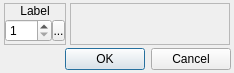
<?xml version="1.0" encoding="UTF-8"?>
<ui version="4.0">
 <class>ConfigureEvent_JumpToLabel</class>
 <widget class="QDialog" name="ConfigureEvent_JumpToLabel">
  <property name="geometry">
   <rect>
    <x>0</x>
    <y>0</y>
    <width>234</width>
    <height>73</height>
   </rect>
  </property>
  <property name="windowTitle">
   <string>Jump To Label</string>
  </property>
  <property name="windowIcon">
   <iconset resource="gui_icons.qrc">
    <normaloff>:/icons/openrpgmaker.png</normaloff>:/icons/openrpgmaker.png</iconset>
  </property>
  <property name="styleSheet">
   <string notr="true">.QFrame
{
	border-width: 1px;
	border-style: solid;
	border-color: palette(window-text);
}

.QFrame&gt;QLabel
{
	border-width: 0px;
	background-color: palette(window-text);
	color: palette(window);
	font-weight: bold;
}

.QFrame&gt;QCheckBox
{
	background-color: palette(window-text);
	border-width: 0px;
	border-style: none;
	color: palette(window);
	spacing: 3px;
	font-weight: bold;
	padding: 0px 0px 0px 3px;
}

.QFrame&gt;QCheckBox::indicator
{
	min-width: 8px;
	max-width: 8px;
	min-height: 8px;
	max-height: 8px;
	width: 8px;
	height: 8px;
	border-width: 2px;
	border-radius: 0px;
	border-style: ridge;
	border-color: palette(mid);
}

.QFrame&gt;QCheckBox::indicator:unchecked
{
	background-color: palette(base);
}

.QFrame&gt;QCheckBox::indicator:checked
{
	background-color: palette(window-text);
}

.QFrame&gt;QCheckBox::indicator:hover
{
	border-color: palette(highlight);
}</string>
  </property>
  <layout class="QVBoxLayout" name="verticalLayout_2">
   <property name="spacing">
    <number>3</number>
   </property>
   <property name="margin">
    <number>3</number>
   </property>
   <item>
    <widget class="QWidget" name="widget_2" native="true">
     <layout class="QHBoxLayout" name="horizontalLayout_2">
      <property name="spacing">
       <number>3</number>
      </property>
      <property name="margin">
       <number>0</number>
      </property>
      <item>
       <widget class="QFrame" name="frame">
        <property name="sizePolicy">
         <sizepolicy hsizetype="Fixed" vsizetype="Preferred">
          <horstretch>0</horstretch>
          <verstretch>0</verstretch>
         </sizepolicy>
        </property>
        <property name="frameShape">
         <enum>QFrame::StyledPanel</enum>
        </property>
        <property name="frameShadow">
         <enum>QFrame::Raised</enum>
        </property>
        <layout class="QVBoxLayout" name="verticalLayout">
         <property name="spacing">
          <number>0</number>
         </property>
         <property name="margin">
          <number>0</number>
         </property>
         <item>
          <widget class="QLabel" name="label">
           <property name="sizePolicy">
            <sizepolicy hsizetype="Preferred" vsizetype="Fixed">
             <horstretch>0</horstretch>
             <verstretch>0</verstretch>
            </sizepolicy>
           </property>
           <property name="text">
            <string>Label</string>
           </property>
           <property name="alignment">
            <set>Qt::AlignCenter</set>
           </property>
          </widget>
         </item>
         <item>
          <widget class="QWidget" name="widget" native="true">
           <layout class="QHBoxLayout" name="horizontalLayout">
            <property name="spacing">
             <number>0</number>
            </property>
            <property name="margin">
             <number>0</number>
            </property>
            <item>
             <widget class="QSpinBox" name="sbLabel">
              <property name="sizePolicy">
               <sizepolicy hsizetype="Preferred" vsizetype="Fixed">
                <horstretch>0</horstretch>
                <verstretch>0</verstretch>
               </sizepolicy>
              </property>
              <property name="accelerated">
               <bool>true</bool>
              </property>
              <property name="minimum">
               <number>1</number>
              </property>
              <property name="maximum">
               <number>100</number>
              </property>
             </widget>
            </item>
            <item>
             <widget class="SpinBoxSideButton" name="bLabelSideButton">
              <property name="minimumSize">
               <size>
                <width>13</width>
                <height>21</height>
               </size>
              </property>
              <property name="maximumSize">
               <size>
                <width>13</width>
                <height>21</height>
               </size>
              </property>
              <property name="text">
               <string>...</string>
              </property>
              <property name="icon">
               <iconset resource="gui_icons.qrc">
                <normaloff>:/icons/spinBoxSideButton.png</normaloff>:/icons/spinBoxSideButton.png</iconset>
              </property>
              <property name="iconSize">
               <size>
                <width>8</width>
                <height>16</height>
               </size>
              </property>
             </widget>
            </item>
           </layout>
          </widget>
         </item>
        </layout>
       </widget>
      </item>
      <item>
       <widget class="QFrame" name="frame_2">
        <property name="minimumSize">
         <size>
          <width>160</width>
          <height>0</height>
         </size>
        </property>
        <property name="maximumSize">
         <size>
          <width>160</width>
          <height>16777215</height>
         </size>
        </property>
        <property name="frameShape">
         <enum>QFrame::StyledPanel</enum>
        </property>
        <property name="frameShadow">
         <enum>QFrame::Raised</enum>
        </property>
       </widget>
      </item>
     </layout>
    </widget>
   </item>
   <item>
    <widget class="QDialogButtonBox" name="buttonBox">
     <property name="orientation">
      <enum>Qt::Horizontal</enum>
     </property>
     <property name="standardButtons">
      <set>QDialogButtonBox::Cancel|QDialogButtonBox::Ok</set>
     </property>
    </widget>
   </item>
  </layout>
 </widget>
 <customwidgets>
  <customwidget>
   <class>SpinBoxSideButton</class>
   <extends>QToolButton</extends>
   <header>spinboxsidebutton.h</header>
  </customwidget>
 </customwidgets>
 <resources>
  <include location="gui_icons.qrc"/>
 </resources>
 <connections>
  <connection>
   <sender>buttonBox</sender>
   <signal>accepted()</signal>
   <receiver>ConfigureEvent_JumpToLabel</receiver>
   <slot>accept()</slot>
   <hints>
    <hint type="sourcelabel">
     <x>248</x>
     <y>254</y>
    </hint>
    <hint type="destinationlabel">
     <x>157</x>
     <y>274</y>
    </hint>
   </hints>
  </connection>
  <connection>
   <sender>buttonBox</sender>
   <signal>rejected()</signal>
   <receiver>ConfigureEvent_JumpToLabel</receiver>
   <slot>reject()</slot>
   <hints>
    <hint type="sourcelabel">
     <x>316</x>
     <y>260</y>
    </hint>
    <hint type="destinationlabel">
     <x>286</x>
     <y>274</y>
    </hint>
   </hints>
  </connection>
 </connections>
</ui>
